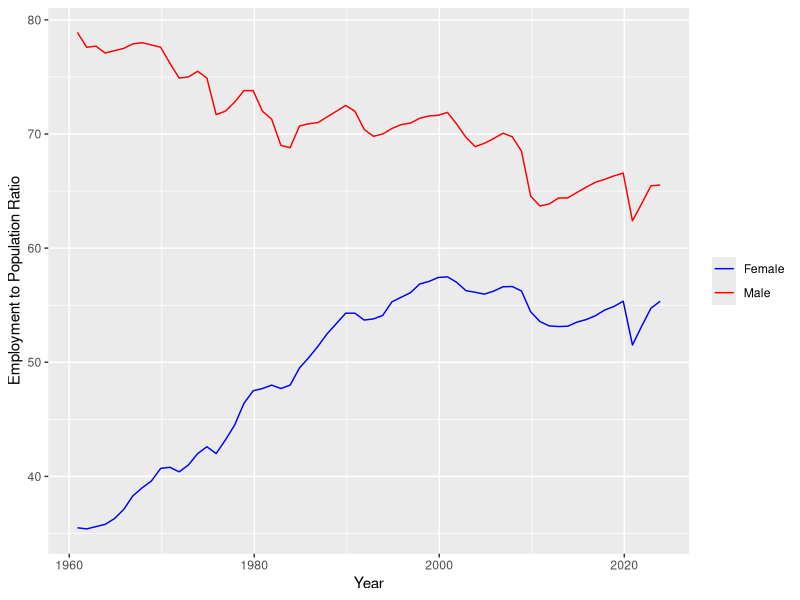

Generate this figure with R:
## ---- chunk 1
library(tidyverse)
## ---- chunk 2
data = read_csv('dataset/USA_Gender_Stats.csv', show_col_types = FALSE)

data_ex <- data |>
  filter(Indicator.Code == 'SL.EMP.TOTL.SP.FE.NE.ZS' | Indicator.Code == 'SL.EMP.TOTL.SP.MA.NE.ZS') |>
  select(, -c(1:5)) |> 
  select(, c(1:64)) |>
  rename_all(~gsub("X", "", .)) |>
  t()

data_ex = as.data.frame(data_ex)

data_ex <- data_ex|>
  rownames_to_column(var = 'Year') |>
  rename(
    'Employment to Population Ratio (Female)' = 'V1',
    'Employment to Population Ratio (Male)' = 'V2'
  )

data_ex$Year <- as.Date(as.character(data_ex$Year), format = "%Y")

ggplot(data_ex, aes(x = Year)) +
  geom_line(aes(y = `Employment to Population Ratio (Female)`, color = "Female")) +
  geom_line(aes(y = `Employment to Population Ratio (Male)`, color = "Male")) +
  labs(x = "Year", y = "Employment to Population Ratio") +
  scale_color_manual(values = c("Female" = "blue", "Male" = "red")) + theme(legend.title = element_blank())
## ---- chunk 3
##ACS Educational Attainment Dataset:
data1 = read_csv('dataset/ACS_dataset.csv')
view(data1)
## ---- chunk 4
##World Bank Gender Dataset: 
library(tidyverse)
data2 = read_csv('dataset/USA_Gender_Stats.csv')
view(data2)
